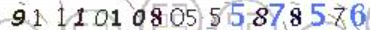
#> input picture experiment_test/icbc/img0.png, 370 x 30 px
$ python test1.py
#> lines starting #> are read from the running program, lines starting #| are printed output that depends on the picture; after the words box and inside, x2 and y2 are one past the last pixel; in counts of white or black regions, pixels touching at a corner belong together
# -*- coding:utf-8 -*-
# @author :adolf
import cv2
import numpy as np

img_path = "img0.png"
src = cv2.imread(img_path)
#> src is the input picture: shape (30, 370, 3); mean B, G, R 219.2, 214.1, 213.5

hsv = cv2.cvtColor(src, cv2.COLOR_BGR2HSV)
#> hsv: shape (30, 370, 3); mean H, S, V 84.2, 16.2, 221.8

low_hsv = np.array([100, 43, 46])
high_hsv = np.array([124, 255, 255])

mask = cv2.inRange(hsv, lowerb=low_hsv, upperb=high_hsv)  # 提取掩膜
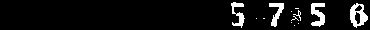
#> mask: shape (30, 370); 7.4% white; 13 white regions (8 under 20 px), largest, box (x1, y1, x2, y2) and area: (350, 3, 368, 28) 240, (311, 3, 325, 27) 210, (231, 2, 245, 28) 162, (269, 3, 284, 27) 162, (293, 10, 301, 21) 22

# 黑色背景转透明部分
mask_contrary = mask.copy()
mask_contrary[mask_contrary == 0] = 1
mask_contrary[mask_contrary == 255] = 0  # 把黑色背景转白色
mask_bool = mask_contrary.astype(bool)
mask_img = cv2.add(src, np.zeros(np.shape(src), dtype=np.uint8), mask=mask)
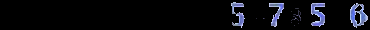
#> mask_img: shape (30, 370, 3); mean B, G, R 15.1, 10.7, 9.9
# 这个是把掩模图和原图进行叠加，获得原图上掩模图位置的区域
mask_img = cv2.cvtColor(mask_img, cv2.COLOR_BGR2BGRA)
#> mask_img: shape (30, 370, 4)
mask_img[mask_bool] = [0, 0, 0, 0]

cv2.imwrite('label123.png', mask_img)

$ run again, with experiment_test/icbc/img1.png copied over experiment_test/icbc/img0.png
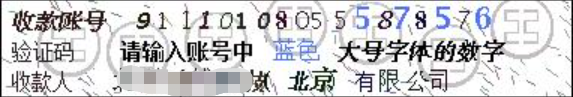
#> input picture experiment_test/icbc/img1.png, 573 x 97 px
#> src is the input picture: shape (97, 573, 3); mean B, G, R 208.9, 207.3, 207.4
#> hsv: shape (97, 573, 3); mean H, S, V 63.7, 9.3, 210.8
#> `mask = cv2.inRange(hsv, lowerb=low_hsv, upperb=high_hsv)`:
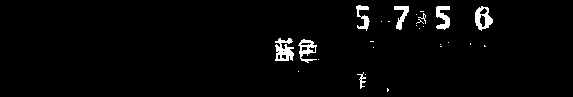
#> mask: shape (97, 573); 2.5% white; 27 white regions (19 under 20 px), largest, box (x1, y1, x2, y2) and area: (275, 38, 294, 61) 285, (475, 6, 493, 31) 240, (436, 6, 450, 30) 210
#> `mask_img = cv2.add(src, np.zeros(np.shape(src), dtype=np.uint8), mask=..`:
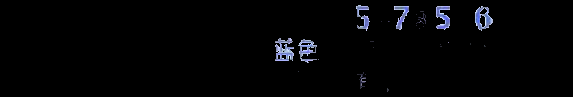
#> mask_img: shape (97, 573, 3); mean B, G, R 5, 3.7, 3.4
